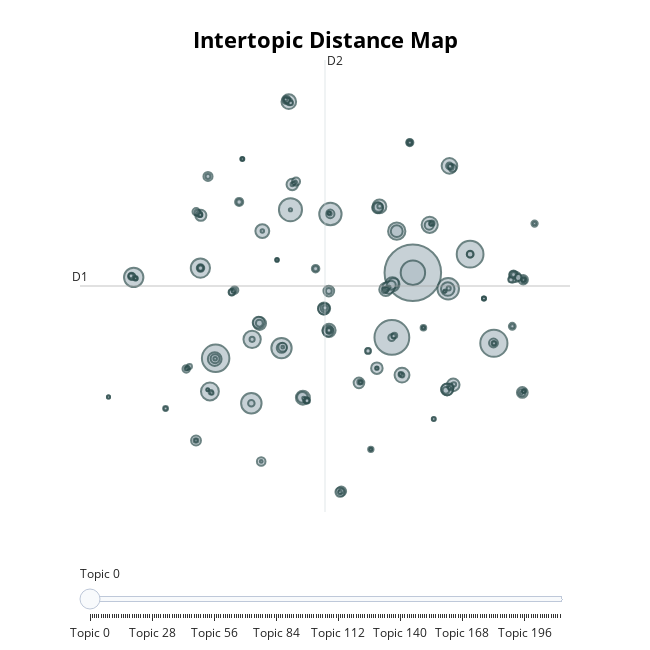

The notebook cell this image was saved under:
### Markdown cell above
Inspect the data

### Code cell
topic_model.visualize_topics()

### Figure 1 — Plotly figure (JSON) as saved in the notebook; plotly's stock layout.template omitted (floating-point values rounded to 4 significant figures; data arrays with more than 128 entries replaced by an {"elided": "..."} marker saying what was removed)
{"data": [{"customdata": {"elided": "213x3 mixed values"}, "hovertemplate": "<b>Topic %{customdata[0]}</b><br>%{customdata[1]}<br>Size: %{customdata[2]}", "legendgroup": "", "marker": {"color": "#B0BEC5", "line": {"color": "DarkSlateGrey", "width": 2}, "size": {"elided": "213 int values"}, "sizemode": "area", "sizeref": 5.371, "symbol": "circle"}, "mode": "markers", "name": "", "orientation": "v", "showlegend": false, "type": "scatter", "x": {"elided": "213 float values"}, "xaxis": "x", "y": {"elided": "213 float values"}, "yaxis": "y"}], "layout": {"annotations": [{"showarrow": false, "text": "D1", "x": -15.37, "y": 7.113, "yshift": 10}, {"showarrow": false, "text": "D2", "x": 1.868, "xshift": 10, "y": 28.54}], "height": 650, "hoverlabel": {"bgcolor": "white", "font": {"family": "Rockwell", "size": 16}}, "legend": {"itemsizing": "constant", "tracegroupgap": 0}, "margin": {"t": 60}, "shapes": [{"line": {"color": "#CFD8DC", "width": 2}, "type": "line", "x0": 1.868, "x1": 1.868, "y0": -14.31, "y1": 28.54}, {"line": {"color": "#9E9E9E", "width": 2}, "type": "line", "x0": -15.37, "x1": 19.11, "y0": 7.113, "y1": 7.113}], "sliders": [{"active": 0, "pad": {"t": 50}, "steps": [{"args": [{"marker.color": {"elided": "1x213 str values"}}], "label": "Topic 0", "method": "update"}, {"args": [{"marker.color": {"elided": "1x213 str values"}}], "label": "Topic 1", "method": "update"}, {"args": [{"marker.color": {"elided": "1x213 str values"}}], "label": "Topic 2", "method": "update"}, {"args": [{"marker.color": {"elided": "1x213 str values"}}], "label": "Topic 3", "method": "update"}, {"args": [{"marker.color": {"elided": "1x213 str values"}}], "label": "Topic 4", "method": "update"}, {"args": [{"marker.color": {"elided": "1x213 str values"}}], "label": "Topic 5", "method": "update"}, {"args": [{"marker.color": {"elided": "1x213 str values"}}], "label": "Topic 6", "method": "update"}, {"args": [{"marker.color": {"elided": "1x213 str values"}}], "label": "Topic 7", "method": "update"}, {"args": [{"marker.color": {"elided": "1x213 str values"}}], "label": "Topic 8", "method": "update"}, {"args": [{"marker.color": {"elided": "1x213 str values"}}], "label": "Topic 9", "method": "update"}, {"args": [{"marker.color": {"elided": "1x213 str values"}}], "label": "Topic 10", "method": "update"}, {"args": [{"marker.color": {"elided": "1x213 str values"}}], "label": "Topic 11", "method": "update"}, {"args": [{"marker.color": {"elided": "1x213 str values"}}], "label": "Topic 12", "method": "update"}, {"args": [{"marker.color": {"elided": "1x213 str values"}}], "label": "Topic 13", "method": "update"}, {"args": [{"marker.color": {"elided": "1x213 str values"}}], "label": "Topic 14", "method": "update"}, {"args": [{"marker.color": {"elided": "1x213 str values"}}], "label": "Topic 15", "method": "update"}, {"args": [{"marker.color": {"elided": "1x213 str values"}}], "label": "Topic 16", "method": "update"}, {"args": [{"marker.color": {"elided": "1x213 str values"}}], "label": "Topic 17", "method": "update"}, {"args": [{"marker.color": {"elided": "1x213 str values"}}], "label": "Topic 18", "method": "update"}, {"args": [{"marker.color": {"elided": "1x213 str values"}}], "label": "Topic 19", "method": "update"}, {"args": [{"marker.color": {"elided": "1x213 str values"}}], "label": "Topic 20", "method": "update"}, {"args": [{"marker.color": {"elided": "1x213 str values"}}], "label": "Topic 21", "method": "update"}, {"args": [{"marker.color": {"elided": "1x213 str values"}}], "label": "Topic 22", "method": "update"}, {"args": [{"marker.color": {"elided": "1x213 str values"}}], "label": "Topic 23", "method": "update"}, {"args": [{"marker.color": {"elided": "1x213 str values"}}], "label": "Topic 24", "method": "update"}, {"args": [{"marker.color": {"elided": "1x213 str values"}}], "label": "Topic 25", "method": "update"}, {"args": [{"marker.color": {"elided": "1x213 str values"}}], "label": "Topic 26", "method": "update"}, {"args": [{"marker.color": {"elided": "1x213 str values"}}], "label": "Topic 27", "method": "update"}, {"args": [{"marker.color": {"elided": "1x213 str values"}}], "label": "Topic 28", "method": "update"}, {"args": [{"marker.color": {"elided": "1x213 str values"}}], "label": "Topic 29", "method": "update"}, {"args": [{"marker.color": {"elided": "1x213 str values"}}], "label": "Topic 30", "method": "update"}, {"args": [{"marker.color": {"elided": "1x213 str values"}}], "label": "Topic 31", "method": "update"}, {"args": [{"marker.color": {"elided": "1x213 str values"}}], "label": "Topic 32", "method": "update"}, {"args": [{"marker.color": {"elided": "1x213 str values"}}], "label": "Topic 33", "method": "update"}, {"args": [{"marker.color": {"elided": "1x213 str values"}}], "label": "Topic 34", "method": "update"}, {"args": [{"marker.color": {"elided": "1x213 str values"}}], "label": "Topic 35", "method": "update"}, {"args": [{"marker.color": {"elided": "1x213 str values"}}], "label": "Topic 36", "method": "update"}, {"args": [{"marker.color": {"elided": "1x213 str values"}}], "label": "Topic 37", "method": "update"}, {"args": [{"marker.color": {"elided": "1x213 str values"}}], "label": "Topic 38", "method": "update"}, {"args": [{"marker.color": {"elided": "1x213 str values"}}], "label": "Topic 39", "method": "update"}, {"args": [{"marker.color": {"elided": "1x213 str values"}}], "label": "Topic 40", "method": "update"}, {"args": [{"marker.color": {"elided": "1x213 str values"}}], "label": "Topic 41", "method": "update"}, {"args": [{"marker.color": {"elided": "1x213 str values"}}], "label": "Topic 42", "method": "update"}, {"args": [{"marker.color": {"elided": "1x213 str values"}}], "label": "Topic 43", "method": "update"}, {"args": [{"marker.color": {"elided": "1x213 str values"}}], "label": "Topic 44", "method": "update"}, {"args": [{"marker.color": {"elided": "1x213 str values"}}], "label": "Topic 45", "method": "update"}, {"args": [{"marker.color": {"elided": "1x213 str values"}}], "label": "Topic 46", "method": "update"}, {"args": [{"marker.color": {"elided": "1x213 str values"}}], "label": "Topic 47", "method": "update"}, {"args": [{"marker.color": {"elided": "1x213 str values"}}], "label": "Topic 48", "method": "update"}, {"args": [{"marker.color": {"elided": "1x213 str values"}}], "label": "Topic 49", "method": "update"}, {"args": [{"marker.color": {"elided": "1x213 str values"}}], "label": "Topic 50", "method": "update"}, {"args": [{"marker.color": {"elided": "1x213 str values"}}], "label": "Topic 51", "method": "update"}, {"args": [{"marker.color": {"elided": "1x213 str values"}}], "label": "Topic 52", "method": "update"}, {"args": [{"marker.color": {"elided": "1x213 str values"}}], "label": "Topic 53", "method": "update"}, {"args": [{"marker.color": {"elided": "1x213 str values"}}], "label": "Topic 54", "method": "update"}, {"args": [{"marker.color": {"elided": "1x213 str values"}}], "label": "Topic 55", "method": "update"}, {"args": [{"marker.color": {"elided": "1x213 str values"}}], "label": "Topic 56", "method": "update"}, {"args": [{"marker.color": {"elided": "1x213 str values"}}], "label": "Topic 57", "method": "update"}, {"args": [{"marker.color": {"elided": "1x213 str values"}}], "label": "Topic 58", "method": "update"}, {"args": [{"marker.color": {"elided": "1x213 str values"}}], "label": "Topic 59", "method": "update"}, {"args": [{"marker.color": {"elided": "1x213 str values"}}], "label": "Topic 60", "method": "update"}, {"args": [{"marker.color": {"elided": "1x213 str values"}}], "label": "Topic 61", "method": "update"}, {"args": [{"marker.color": {"elided": "1x213 str values"}}], "label": "Topic 62", "method": "update"}, {"args": [{"marker.color": {"elided": "1x213 str values"}}], "label": "Topic 63", "method": "update"}, {"args": [{"marker.color": {"elided": "1x213 str values"}}], "label": "Topic 64", "method": "update"}, {"args": [{"marker.color": {"elided": "1x213 str values"}}], "label": "Topic 65", "method": "update"}, {"args": [{"marker.color": {"elided": "1x213 str values"}}], "label": "Topic 66", "method": "update"}, {"args": [{"marker.color": {"elided": "1x213 str values"}}], "label": "Topic 67", "method": "update"}, {"args": [{"marker.color": {"elided": "1x213 str values"}}], "label": "Topic 68", "method": "update"}, {"args": [{"marker.color": {"elided": "1x213 str values"}}], "label": "Topic 69", "method": "update"}, {"args": [{"marker.color": {"elided": "1x213 str values"}}], "label": "Topic 70", "method": "update"}, {"args": [{"marker.color": {"elided": "1x213 str values"}}], "label": "Topic 71", "method": "update"}, {"args": [{"marker.color": {"elided": "1x213 str values"}}], "label": "Topic 72", "method": "update"}, {"args": [{"marker.color": {"elided": "1x213 str values"}}], "label": "Topic 73", "method": "update"}, {"args": [{"marker.color": {"elided": "1x213 str values"}}], "label": "Topic 74", "method": "update"}, {"args": [{"marker.color": {"elided": "1x213 str values"}}], "label": "Topic 75", "method": "update"}, {"args": [{"marker.color": {"elided": "1x213 str values"}}], "label": "Topic 76", "method": "update"}, {"args": [{"marker.color": {"elided": "1x213 str values"}}], "label": "Topic 77", "method": "update"}, {"args": [{"marker.color": {"elided": "1x213 str values"}}], "label": "Topic 78", "method": "update"}, {"args": [{"marker.color": {"elided": "1x213 str values"}}], "label": "Topic 79", "method": "update"}, {"args": [{"marker.color": {"elided": "1x213 str values"}}], "label": "Topic 80", "method": "update"}, {"args": [{"marker.color": {"elided": "1x213 str values"}}], "label": "Topic 81", "method": "update"}, {"args": [{"marker.color": {"elided": "1x213 str values"}}], "label": "Topic 82", "method": "update"}, {"args": [{"marker.color": {"elided": "1x213 str values"}}], "label": "Topic 83", "method": "update"}, {"args": [{"marker.color": {"elided": "1x213 str values"}}], "label": "Topic 84", "method": "update"}, {"args": [{"marker.color": {"elided": "1x213 str values"}}], "label": "Topic 85", "method": "update"}, {"args": [{"marker.color": {"elided": "1x213 str values"}}], "label": "Topic 86", "method": "update"}, {"args": [{"marker.color": {"elided": "1x213 str values"}}], "label": "Topic 87", "method": "update"}, {"args": [{"marker.color": {"elided": "1x213 str values"}}], "label": "Topic 88", "method": "update"}, {"args": [{"marker.color": {"elided": "1x213 str values"}}], "label": "Topic 89", "method": "update"}, {"args": [{"marker.color": {"elided": "1x213 str values"}}], "label": "Topic 90", "method": "update"}, {"args": [{"marker.color": {"elided": "1x213 str values"}}], "label": "Topic 91", "method": "update"}, {"args": [{"marker.color": {"elided": "1x213 str values"}}], "label": "Topic 92", "method": "update"}, {"args": [{"marker.color": {"elided": "1x213 str values"}}], "label": "Topic 93", "method": "update"}, {"args": [{"marker.color": {"elided": "1x213 str values"}}], "label": "Topic 94", "method": "update"}, {"args": [{"marker.color": {"elided": "1x213 str values"}}], "label": "Topic 95", "method": "update"}, {"args": [{"marker.color": {"elided": "1x213 str values"}}], "label": "Topic 96", "method": "update"}, {"args": [{"marker.color": {"elided": "1x213 str values"}}], "label": "Topic 97", "method": "update"}, {"args": [{"marker.color": {"elided": "1x213 str values"}}], "label": "Topic 98", "method": "update"}, {"args": [{"marker.color": {"elided": "1x213 str values"}}], "label": "Topic 99", "method": "update"}, {"args": [{"marker.color": {"elided": "1x213 str values"}}], "label": "Topic 100", "method": "update"}, {"args": [{"marker.color": {"elided": "1x213 str values"}}], "label": "Topic 101", "method": "update"}, {"args": [{"marker.color": {"elided": "1x213 str values"}}], "label": "Topic 102", "method": "update"}, {"args": [{"marker.color": {"elided": "1x213 str values"}}], "label": "Topic 103", "method": "update"}, {"args": [{"marker.color": {"elided": "1x213 str values"}}], "label": "Topic 104", "method": "update"}, {"args": [{"marker.color": {"elided": "1x213 str values"}}], "label": "Topic 105", "method": "update"}, {"args": [{"marker.color": {"elided": "1x213 str values"}}], "label": "Topic 106", "method": "update"}, {"args": [{"marker.color": {"elided": "1x213 str values"}}], "label": "Topic 107", "method": "update"}, {"args": [{"marker.color": {"elided": "1x213 str values"}}], "label": "Topic 108", "method": "update"}, {"args": [{"marker.color": {"elided": "1x213 str values"}}], "label": "Topic 109", "method": "update"}, {"args": [{"marker.color": {"elided": "1x213 str values"}}], "label": "Topic 110", "method": "update"}, {"args": [{"marker.color": {"elided": "1x213 str values"}}], "label": "Topic 111", "method": "update"}, {"args": [{"marker.color": {"elided": "1x213 str values"}}], "label": "Topic 112", "method": "update"}, {"args": [{"marker.color": {"elided": "1x213 str values"}}], "label": "Topic 113", "method": "update"}, {"args": [{"marker.color": {"elided": "1x213 str values"}}], "label": "Topic 114", "method": "update"}, {"args": [{"marker.color": {"elided": "1x213 str values"}}], "label": "Topic 115", "method": "update"}, {"args": [{"marker.color": {"elided": "1x213 str values"}}], "label": "Topic 116", "method": "update"}, {"args": [{"marker.color": {"elided": "1x213 str values"}}], "label": "Topic 117", "method": "update"}, {"args": [{"marker.color": {"elided": "1x213 str values"}}], "label": "Topic 118", "method": "update"}, {"args": [{"marker.color": {"elided": "1x213 str values"}}], "label": "Topic 119", "method": "update"}, {"args": [{"marker.color": {"elided": "1x213 str values"}}], "label": "Topic 120", "method": "update"}, {"args": [{"marker.color": {"elided": "1x213 str values"}}], "label": "Topic 121", "method": "update"}, {"args": [{"marker.color": {"elided": "1x213 str values"}}], "label": "Topic 122", "method": "update"}, {"args": [{"marker.color": {"elided": "1x213 str values"}}], "label": "Topic 123", "method": "update"}, {"args": [{"marker.color": {"elided": "1x213 str values"}}], "label": "Topic 124", "method": "update"}, {"args": [{"marker.color": {"elided": "1x213 str values"}}], "label": "Topic 125", "method": "update"}, {"args": [{"marker.color": {"elided": "1x213 str values"}}], "label": "Topic 126", "method": "update"}, {"args": [{"marker.color": {"elided": "1x213 str values"}}], "label": "Topic 127", "method": "update"}, {"args": [{"marker.color": {"elided": "1x213 str values"}}], "label": "Topic 128", "method": "update"}, {"args": [{"marker.color": {"elided": "1x213 str values"}}], "label": "Topic 129", "method": "update"}, {"args": [{"marker.color": {"elided": "1x213 str values"}}], "label": "Topic 130", "method": "update"}, {"args": [{"marker.color": {"elided": "1x213 str values"}}], "label": "Topic 131", "method": "update"}, {"args": [{"marker.color": {"elided": "1x213 str values"}}], "label": "Topic 132", "method": "update"}, {"args": [{"marker.color": {"elided": "1x213 str values"}}], "label": "Topic 133", "method": "update"}, {"args": [{"marker.color": {"elided": "1x213 str values"}}], "label": "Topic 134", "method": "update"}, {"args": [{"marker.color": {"elided": "1x213 str values"}}], "label": "Topic 135", "method": "update"}, {"args": [{"marker.color": {"elided": "1x213 str values"}}], "label": "Topic 136", "method": "update"}, {"args": [{"marker.color": {"elided": "1x213 str values"}}], "label": "Topic 137", "method": "update"}, {"args": [{"marker.color": {"elided": "1x213 str values"}}], "label": "Topic 138", "method": "update"}, {"args": [{"marker.color": {"elided": "1x213 str values"}}], "label": "Topic 139", "method": "update"}, {"args": [{"marker.color": {"elided": "1x213 str values"}}], "label": "Topic 140", "method": "update"}, {"args": [{"marker.color": {"elided": "1x213 str values"}}], "label": "Topic 141", "method": "update"}, {"args": [{"marker.color": {"elided": "1x213 str values"}}], "label": "Topic 142", "method": "update"}, {"args": [{"marker.color": {"elided": "1x213 str values"}}], "label": "Topic 143", "method": "update"}, {"args": [{"marker.color": {"elided": "1x213 str values"}}], "label": "Topic 144", "method": "update"}, {"args": [{"marker.color": {"elided": "1x213 str values"}}], "label": "Topic 145", "method": "update"}, {"args": [{"marker.color": {"elided": "1x213 str values"}}], "label": "Topic 146", "method": "update"}, {"args": [{"marker.color": {"elided": "1x213 str values"}}], "label": "Topic 147", "method": "update"}, {"args": [{"marker.color": {"elided": "1x213 str values"}}], "label": "Topic 148", "method": "update"}, {"args": [{"marker.color": {"elided": "1x213 str values"}}], "label": "Topic 149", "method": "update"}, {"args": [{"marker.color": {"elided": "1x213 str values"}}], "label": "Topic 150", "method": "update"}, {"args": [{"marker.color": {"elided": "1x213 str values"}}], "label": "Topic 151", "method": "update"}, {"args": [{"marker.color": {"elided": "1x213 str values"}}], "label": "Topic 152", "method": "update"}, {"args": [{"marker.color": {"elided": "1x213 str values"}}], "label": "Topic 153", "method": "update"}, {"args": [{"marker.color": {"elided": "1x213 str values"}}], "label": "Topic 154", "method": "update"}, {"args": [{"marker.color": {"elided": "1x213 str values"}}], "label": "Topic 155", "method": "update"}, {"args": [{"marker.color": {"elided": "1x213 str values"}}], "label": "Topic 156", "method": "update"}, {"args": [{"marker.color": {"elided": "1x213 str values"}}], "label": "Topic 157", "method": "update"}, {"args": [{"marker.color": {"elided": "1x213 str values"}}], "label": "Topic 158", "method": "update"}, {"args": [{"marker.color": {"elided": "1x213 str values"}}], "label": "Topic 159", "method": "update"}, {"args": [{"marker.color": {"elided": "1x213 str values"}}], "label": "Topic 160", "method": "update"}, {"args": [{"marker.color": {"elided": "1x213 str values"}}], "label": "Topic 161", "method": "update"}, {"args": [{"marker.color": {"elided": "1x213 str values"}}], "label": "Topic 162", "method": "update"}, {"args": [{"marker.color": {"elided": "1x213 str values"}}], "label": "Topic 163", "method": "update"}, {"args": [{"marker.color": {"elided": "1x213 str values"}}], "label": "Topic 164", "method": "update"}, {"args": [{"marker.color": {"elided": "1x213 str values"}}], "label": "Topic 165", "method": "update"}, {"args": [{"marker.color": {"elided": "1x213 str values"}}], "label": "Topic 166", "method": "update"}, {"args": [{"marker.color": {"elided": "1x213 str values"}}], "label": "Topic 167", "method": "update"}, {"args": [{"marker.color": {"elided": "1x213 str values"}}], "label": "Topic 168", "method": "update"}, {"args": [{"marker.color": {"elided": "1x213 str values"}}], "label": "Topic 169", "method": "update"}, {"args": [{"marker.color": {"elided": "1x213 str values"}}], "label": "Topic 170", "method": "update"}, {"args": [{"marker.color": {"elided": "1x213 str values"}}], "label": "Topic 171", "method": "update"}, {"args": [{"marker.color": {"elided": "1x213 str values"}}], "label": "Topic 172", "method": "update"}, {"args": [{"marker.color": {"elided": "1x213 str values"}}], "label": "Topic 173", "method": "update"}, {"args": [{"marker.color": {"elided": "1x213 str values"}}], "label": "Topic 174", "method": "update"}, {"args": [{"marker.color": {"elided": "1x213 str values"}}], "label": "Topic 175", "method": "update"}, {"args": [{"marker.color": {"elided": "1x213 str values"}}], "label": "Topic 176", "method": "update"}, {"args": [{"marker.color": {"elided": "1x213 str values"}}], "label": "Topic 177", "method": "update"}, {"args": [{"marker.color": {"elided": "1x213 str values"}}], "label": "Topic 178", "method": "update"}, {"args": [{"marker.color": {"elided": "1x213 str values"}}], "label": "Topic 179", "method": "update"}, {"args": [{"marker.color": {"elided": "1x213 str values"}}], "label": "Topic 180", "method": "update"}, {"args": [{"marker.color": {"elided": "1x213 str values"}}], "label": "Topic 181", "method": "update"}, {"args": [{"marker.color": {"elided": "1x213 str values"}}], "label": "Topic 182", "method": "update"}, {"args": [{"marker.color": {"elided": "1x213 str values"}}], "label": "Topic 183", "method": "update"}, {"args": [{"marker.color": {"elided": "1x213 str values"}}], "label": "Topic 184", "method": "update"}, {"args": [{"marker.color": {"elided": "1x213 str values"}}], "label": "Topic 185", "method": "update"}, {"args": [{"marker.color": {"elided": "1x213 str values"}}], "label": "Topic 186", "method": "update"}, {"args": [{"marker.color": {"elided": "1x213 str values"}}], "label": "Topic 187", "method": "update"}, {"args": [{"marker.color": {"elided": "1x213 str values"}}], "label": "Topic 188", "method": "update"}, {"args": [{"marker.color": {"elided": "1x213 str values"}}], "label": "Topic 189", "method": "update"}, {"args": [{"marker.color": {"elided": "1x213 str values"}}], "label": "Topic 190", "method": "update"}, {"args": [{"marker.color": {"elided": "1x213 str values"}}], "label": "Topic 191", "method": "update"}, {"args": [{"marker.color": {"elided": "1x213 str values"}}], "label": "Topic 192", "method": "update"}, {"args": [{"marker.color": {"elided": "1x213 str values"}}], "label": "Topic 193", "method": "update"}, {"args": [{"marker.color": {"elided": "1x213 str values"}}], "label": "Topic 194", "method": "update"}, {"args": [{"marker.color": {"elided": "1x213 str values"}}], "label": "Topic 195", "method": "update"}, {"args": [{"marker.color": {"elided": "1x213 str values"}}], "label": "Topic 196", "method": "update"}, {"args": [{"marker.color": {"elided": "1x213 str values"}}], "label": "Topic 197", "method": "update"}, {"args": [{"marker.color": {"elided": "1x213 str values"}}], "label": "Topic 198", "method": "update"}, {"args": [{"marker.color": {"elided": "1x213 str values"}}], "label": "Topic 199", "method": "update"}, {"args": [{"marker.color": {"elided": "1x213 str values"}}], "label": "Topic 200", "method": "update"}, {"args": [{"marker.color": {"elided": "1x213 str values"}}], "label": "Topic 201", "method": "update"}, {"args": [{"marker.color": {"elided": "1x213 str values"}}], "label": "Topic 202", "method": "update"}, {"args": [{"marker.color": {"elided": "1x213 str values"}}], "label": "Topic 203", "method": "update"}, {"args": [{"marker.color": {"elided": "1x213 str values"}}], "label": "Topic 204", "method": "update"}, {"args": [{"marker.color": {"elided": "1x213 str values"}}], "label": "Topic 205", "method": "update"}, {"args": [{"marker.color": {"elided": "1x213 str values"}}], "label": "Topic 206", "method": "update"}, {"args": [{"marker.color": {"elided": "1x213 str values"}}], "label": "Topic 207", "method": "update"}, {"args": [{"marker.color": {"elided": "1x213 str values"}}], "label": "Topic 208", "method": "update"}, {"args": [{"marker.color": {"elided": "1x213 str values"}}], "label": "Topic 209", "method": "update"}, {"args": [{"marker.color": {"elided": "1x213 str values"}}], "label": "Topic 210", "method": "update"}, {"args": [{"marker.color": {"elided": "1x213 str values"}}], "label": "Topic 211", "method": "update"}, {"args": [{"marker.color": {"elided": "1x213 str values"}}], "label": "Topic 212", "method": "update"}]}], "title": {"font": {"color": "Black", "size": 22}, "text": "<b>Intertopic Distance Map</b>", "x": 0.5, "xanchor": "center", "y": 0.95, "yanchor": "top"}, "width": 650, "xaxis": {"anchor": "y", "domain": [0, 1], "range": [-15.37, 19.11], "title": {"text": ""}, "visible": false}, "yaxis": {"anchor": "x", "domain": [0, 1], "range": [-14.31, 28.54], "title": {"text": ""}, "visible": false}}}
